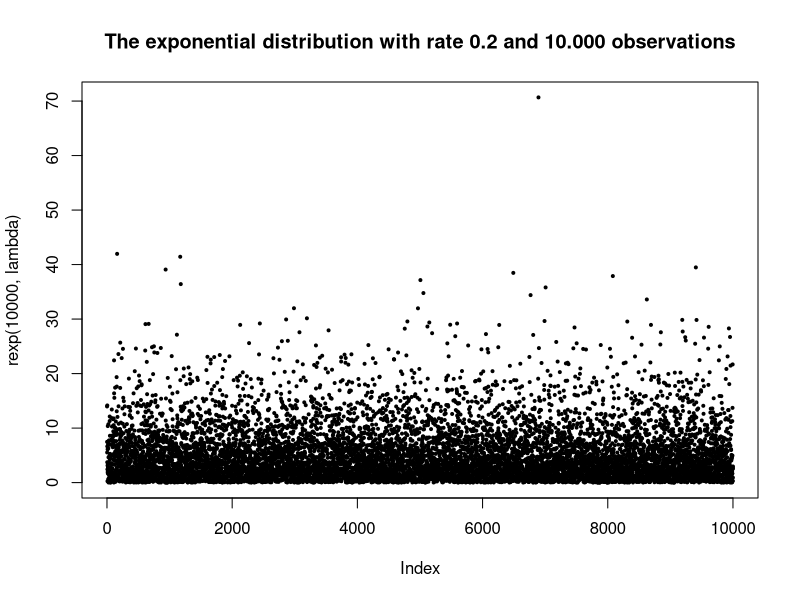
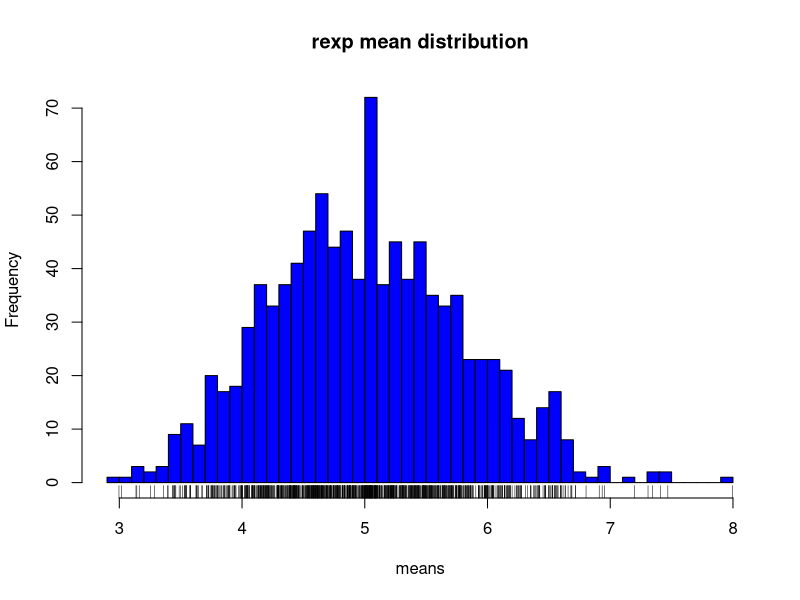
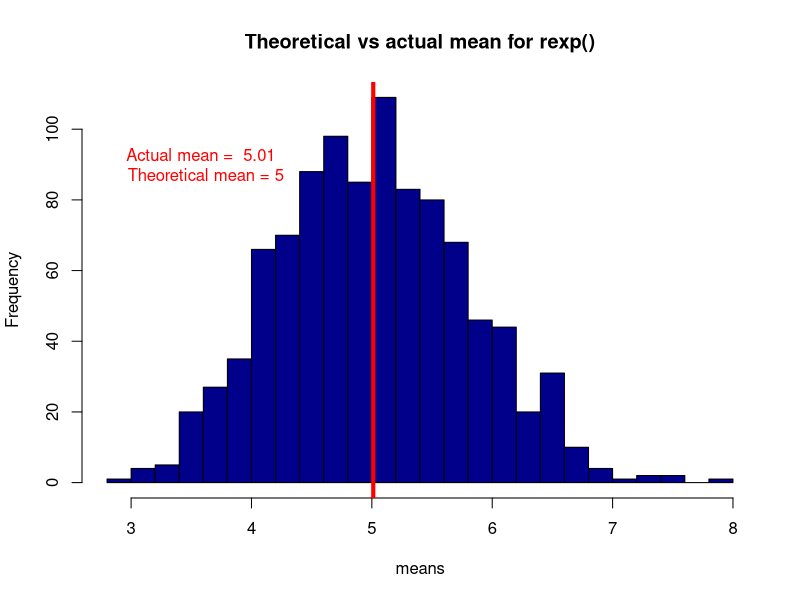
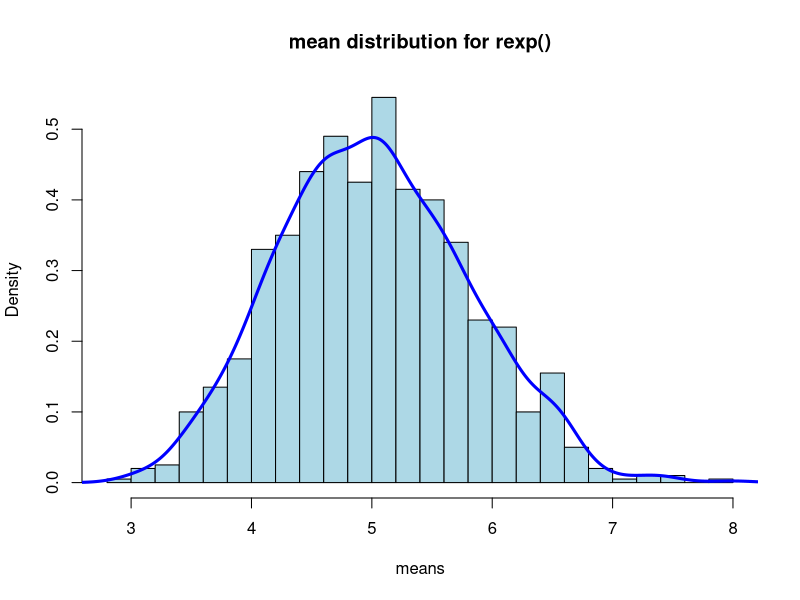

These figures' R source, in order:
## ---- chunk 1
set.seed(2015)
lambda <- 0.2 # the rate parameter lambda as instructed
n <- 40 # number of exponentials
sim <- 1000 # a thousand simulations

# the exponential distribution
plot(rexp(10000,lambda), pch=20, cex=0.6, main="The exponential distribution with rate 0.2 and 10.000 observations")

# generate the collection of means for 1000 simulations of the exponential distribution
means <- NULL
for (i in 1 : sim) means <- c(means, mean(rexp(n,lambda)))
hist(means, col="blue", main="rexp mean distribution", breaks=40)
rug(means)
## ---- chunk 2
hist(means, col="darkblue", main="Theoretical vs actual mean for rexp()", breaks=20)
abline(v=mean(means), lwd="4", col="red")
text(3.6, 90, paste("Actual mean = ", round(mean(means),2), "\n Theoretical mean = 5" ), col="red")
## ---- chunk 3
# theoretical standard deviation vs practical standard deviation
print (paste("Theoretical standard deviation: ", round( (1/lambda)/sqrt(n) ,4), ", Practical standard deviation", round(sd(means) ,4) ) )

# the variance should be:
print (paste("Theoretical variance: ", (1/lambda)^2/n, ", Practical variance", round(var(means) ,4) ) )
## ---- chunk 4
hist(means, prob=TRUE, col="lightblue", main="mean distribution for rexp()", breaks=20)
lines(density(means), lwd=3, col="blue")
